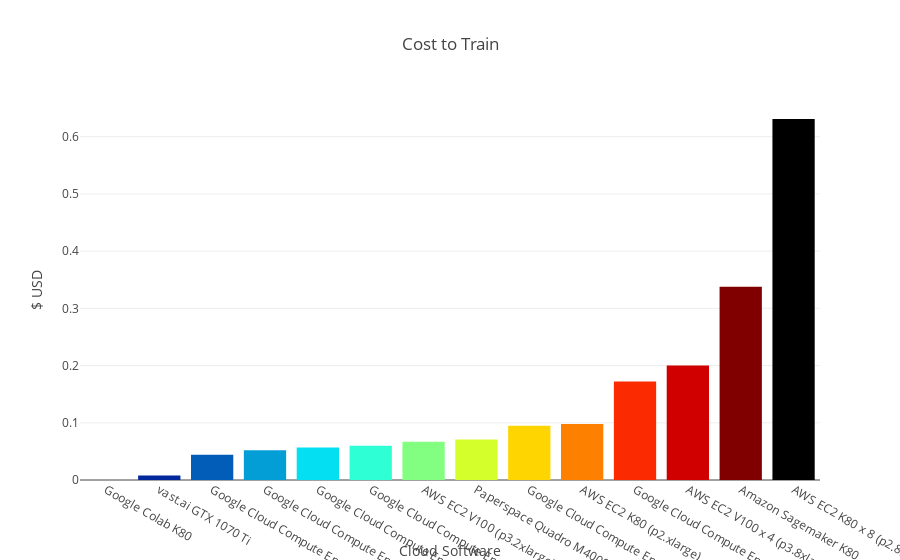

Notebook cell for this chart:
### Code cell
cmax=200
cmin=50
color_s = np.linspace(cmin, cmax, 13)

data = [
    go.Bar(
        x=df.index,          
        y=df['Cost to Train'],
        marker=dict(
            colorscale='Jet',
            color=color_s,
        ),
    )
]

layout = {
    'title': 'Cost to Train',
    'xaxis': {'title': 'Cloud Software', 'tickmode': 'linear'},
    'yaxis': {'title': "$ USD"}
}

fig = go.Figure(data=data, layout=layout)
py.iplot(fig)

### Figure 1 — Plotly figure (JSON) as saved in the notebook; plotly's stock layout.template omitted (floating-point values rounded to 4 significant figures)
{"data": [{"marker": {"cauto": true, "cmax": 200, "cmin": 50, "color": [50, 62.5, 75, 87.5, 100, 112.5, 125, 137.5, 150, 162.5, 175, 187.5, 200], "colorscale": "Jet"}, "type": "bar", "uid": "8d70c51c-d970-11e8-95c5-72000492cb60", "x": ["Google Colab K80", "vast.ai GTX 1070 Ti", "Google Cloud Compute Engine P100", "Google Cloud Compute Engine V100", "Google Cloud Compute Engine P4", "Google Cloud Compute Engine K80", "AWS EC2 V100 (p3.2xlarge)", "Paperspace Quadro M4000", "Google Cloud Compute Engine V100 x 2", "AWS EC2 K80 (p2.xlarge)", "Google Cloud Compute Engine V100 x 4  ", "AWS EC2 V100 x 4 (p3.8xlarge)", "Amazon Sagemaker K80", "AWS EC2 K80 x 8 (p2.8xlarge)"], "y": [0, 0.008, 0.044, 0.052, 0.057, 0.06, 0.067, 0.071, 0.095, 0.098, 0.172, 0.2, 0.338, 0.631]}], "layout": {"autosize": true, "title": "Cost to Train", "xaxis": {"autorange": true, "range": [-0.5, 13.5], "tickmode": "linear", "title": "Cloud Software", "type": "category"}, "yaxis": {"autorange": true, "range": [0, 0.6642], "title": "$ USD", "type": "linear"}}}
